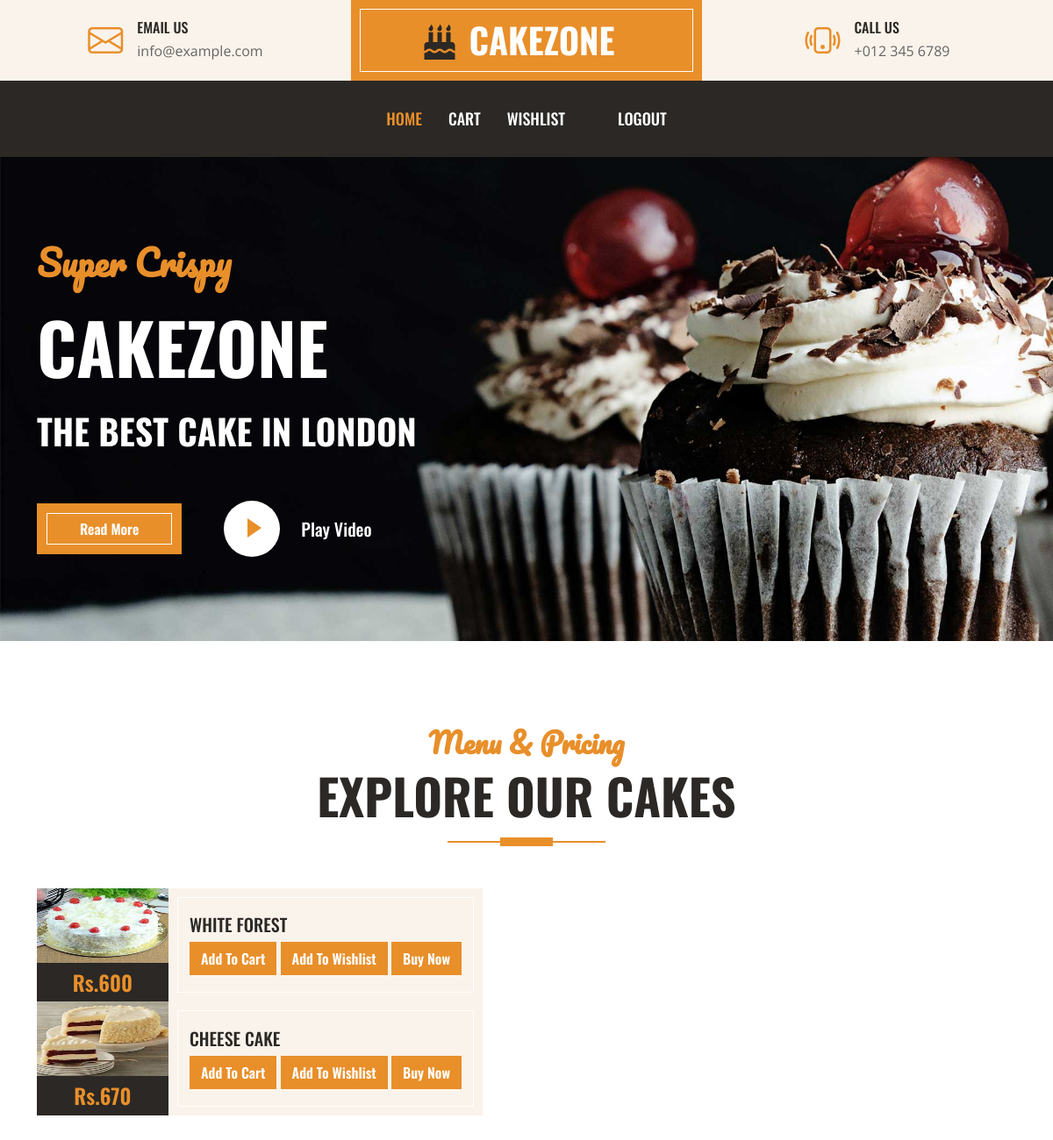
Page /userhome (signed in) on the committed database.
### app1/models.py (models this page shows)
class product(models.Model):
    cake_name=models.CharField(max_length=20)
    cake_price=models.IntegerField()
    cake_stock=models.IntegerField()
    cake_img=models.ImageField()

### app1/views.py (the view)
# urls.py: path('userhome',views.userhome),
def userhome(request):
    if 'user'  in request.session:
        data=product.objects.all()
        return render(request,'userhome.html',{'data':data})
    return redirect(login)

### template/userhome.html (shortened to what this page needs)
<!DOCTYPE html>
<html lang="en">
<head>
      {% load static %}
    <link href="https://cdnjs.cloudflare.com/ajax/libs/font-awesome/5.10.0/css/all.min.css" rel="stylesheet">
    <link href="https://cdn.jsdelivr.net/npm/bootstrap-icons@1.4.1/font/bootstrap-icons.css" rel="stylesheet">
    <link href="{% static 'lib/owlcarousel/assets/owl.carousel.min.css' %}" rel="stylesheet">
    <link href="{% static 'css/bootstrap.min.css' %}" rel="stylesheet">
    <link href="{% static 'css/style.css' %}" rel="stylesheet">
</head>
<body>
    <div class="container-fluid px-0 d-none d-lg-block">
        <div class="row gx-0">
            <div class="col-lg-4 text-center bg-secondary py-3">
                <div class="d-inline-flex align-items-center justify-content-center">
                    <i class="bi bi-envelope fs-1 text-primary me-3"></i>
                    <div class="text-start">
                        <h6 class="text-uppercase mb-1">Email Us</h6>
                        <span>info@example.com</span>
                    </div>
                </div>
            </div>
            <div class="col-lg-4 text-center bg-primary border-inner py-3">
                <div class="d-inline-flex align-items-center justify-content-center">
                    <a href="index.html" class="navbar-brand">
                        <h1 class="m-0 text-uppercase text-white"><i class="fa fa-birthday-cake fs-1 text-dark me-3"></i>CakeZone</h1>
                    </a>
                </div>
            </div>
            <div class="col-lg-4 text-center bg-secondary py-3">
                <div class="d-inline-flex align-items-center justify-content-center">
                    <i class="bi bi-phone-vibrate fs-1 text-primary me-3"></i>
                    <div class="text-start">
                        <h6 class="text-uppercase mb-1">Call Us</h6>
                        <span>+012 345 6789</span>
                    </div>
                </div>
            </div>
        </div>
    </div>
    <nav class="navbar navbar-expand-lg bg-dark navbar-dark shadow-sm py-3 py-lg-0 px-3 px-lg-0">
        <div class="collapse navbar-collapse" id="navbarCollapse">
            <div class="navbar-nav ms-auto mx-lg-auto py-0">
                <a href="userhome" class="nav-item nav-link active">Home</a>
                <a href="display_cart" class="nav-item nav-link">Cart</a>
                <a href="display_wishlist" class="nav-item nav-link">Wishlist</a>
                <a href="" class="nav-item nav-link"></a>
                <a href="logout" class="nav-item nav-link">Logout</a>
            </div>
        </div>
    </nav>
    <div class="container-fluid bg-primary py-5 mb-5 hero-header">
        <div class="container py-5">
            <div class="row justify-content-start">
                <div class="col-lg-8 text-center text-lg-start">
                    <h1 class="font-secondary text-primary mb-4">Super Crispy</h1>
                    <h1 class="display-1 text-uppercase text-white mb-4">CakeZone</h1>
                    <h1 class="text-uppercase text-white">The Best Cake In London</h1>
                    <div class="d-flex align-items-center justify-content-center justify-content-lg-start pt-5">
                        <a href="" class="btn btn-primary border-inner py-3 px-5 me-5">Read More</a>
                        <button type="button" class="btn-play" data-bs-toggle="modal"
                            data-src="https://www.youtube.com/embed/DWRcNpR6Kdc" data-bs-target="#videoModal">
                            <span></span>
                        </button>
                        <h5 class="font-weight-normal text-white m-0 ms-4 d-none d-sm-block">Play Video</h5>
                    </div>
                </div>
            </div>
        </div>
    </div>
    <div class="container-fluid about py-5">
        <div class="container">
            <div class="section-title position-relative text-center mx-auto mb-5 pb-3" style="max-width: 600px;">
                <h2 class="text-primary font-secondary">Menu & Pricing</h2>
                <h1 class="display-4 text-uppercase">Explore Our Cakes</h1>
            </div>
            <div class="tab-class text-center">
                <div class="tab-content">
                    <div id="tab-1" class="tab-pane fade show p-0 active">
                         {% for i in data %}
                        <div class="row g-3">
                            <div class="col-lg-6">
                                <div class="d-flex h-100">
                                    <div class="flex-shrink-0">
                                        <img class="img-fluid" src="{{i.cake_img.url}}" alt="" style="width: 150px; height: 85px;">
                                        <h4 class="bg-dark text-primary p-2 m-0">Rs.{{i.cake_price}}</h4>
                                    </div>
                                    <div class="d-flex flex-column justify-content-center text-start bg-secondary border-inner px-4">
                                        <h5 class="text-uppercase">{{i.cake_name}}</h5>
                                        <span>
                                              <a href="add_cart/{{i.pk}}" class="btn btn-primary">Add To Cart</a>
                                        <a href="add_wishlist/{{i.pk}}" class="btn btn-primary">Add To Wishlist</a>
                                        <button class="btn btn-primary">Buy Now</button>
                                        </span>
                                    </div>
                                </div>
                            </div>
                        </div>
                             {% endfor %}
                    </div>
                </div>
            </div>
        </div>
    </div>
</body>
</html>

### static/css/style.css (style rules this page uses)
:root { --primary: #E88F2A; --secondary: #FAF3EB; --light: #FFFFFF; --dark: #2B2825; }
.font-secondary { font-family: 'Pacifico', cursive; }
h1, h2, .font-weight-bold { font-weight: 700 !important; }
h3, h4, .font-weight-semi-bold { font-weight: 600 !important; }
h5, h6, .font-weight-medium { font-weight: 500 !important; }
.btn { font-family: 'Oswald', sans-serif; font-weight: 600; transition: .5s; }
.btn-primary { color: #FFFFFF; }
.border-inner { position: relative; }
.border-inner * { position: relative; z-index: 1; }
.border-inner::before { position: absolute; content: ""; top: 10px; right: 10px; bottom: 10px; left: 10px; background: none; border: 1px solid var(--light); z-index: 0; }
.navbar-dark .navbar-nav .nav-link { font-family: 'Oswald', sans-serif; padding: 30px 15px; font-size: 18px; font-weight: 500; text-transform: uppercase; color: var(--light); outline: none; transition: .5s; }
.navbar-dark .navbar-nav .nav-link:hover, .navbar-dark .navbar-nav .nav-link.active { color: var(--primary); }
.hero-header { background: url(../img/hero.jpg) top right no-repeat; background-size: cover; }
.btn-play { position: relative; display: block; box-sizing: content-box; width: 16px; height: 26px; border-radius: 100%; border: none; outline: none !important; padding: 18px 20px 20px 28px; background: #FFFFFF; }
.btn-play:before { content: ""; position: absolute; z-index: 0; left: 50%; top: 50%; transform: translateX(-50%) translateY(-50%); display: block; width: 60px; height: 60px; background: #FFFFFF; border-radius: 100%; animation: pulse-border 1500ms ease-out infinite; }
.btn-play:after { content: ""; position: absolute; z-index: 1; left: 50%; top: 50%; transform: translateX(-50%) translateY(-50%); display: block; width: 60px; height: 60px; background: #FFFFFF; border-radius: 100%; transition: all 200ms; }
.btn-play span { display: block; position: relative; z-index: 3; width: 0; height: 0; left: -1px; border-left: 16px solid var(--primary); border-top: 11px solid transparent; border-bottom: 11px solid transparent; }
.section-title::before { position: absolute; content: ""; width: 60px; height: 10px; left: 50%; bottom: 0; margin-left: -30px; background: var(--primary); }
.section-title::after { position: absolute; content: ""; width: 180px; height: 2px; left: 50%; bottom: 4px; margin-left: -90px; background: var(--primary); }

### rows in the picture
product: cake_img (picture), cake_price "600", cake_name "WHITE FOREST"
product: cake_img (picture), cake_price "670", cake_name "CHEESE CAKE"
